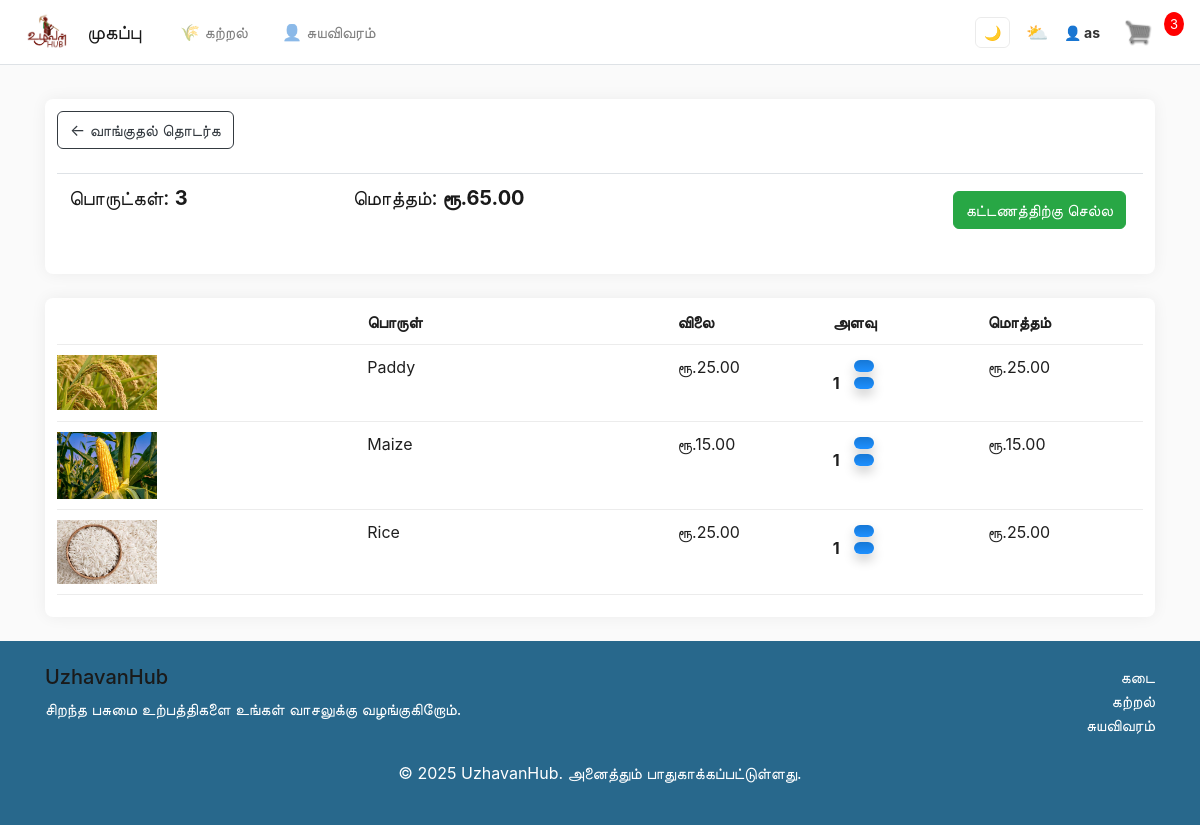
The app's page /cart/ (signed in) with its own data.
### store/models.py (models this page shows, shortened)
class Order(models.Model):
	customer = models.ForeignKey(Customer, on_delete=models.SET_NULL, null=True, blank=True)
	date_ordered = models.DateTimeField(auto_now_add=True)
	complete = models.BooleanField(default=False)
	transaction_id = models.CharField(max_length=100, null=True)
	@property
	def get_cart_total(self):
		orderitems = self.orderitem_set.all()
		total = sum([item.get_total for item in orderitems])
		return total
	@property
	def get_cart_items(self):
		orderitems = self.orderitem_set.all()
		total = sum([item.quantity for item in orderitems])
		return total

class OrderItem(models.Model):
	product = models.ForeignKey(Product, on_delete=models.SET_NULL, null=True)
	order = models.ForeignKey(Order, on_delete=models.SET_NULL, null=True)
	quantity = models.IntegerField(default=0, null=True, blank=True)
	date_added = models.DateTimeField(auto_now_add=True)
	@property
	def get_total(self):
		total = self.product.price * self.quantity
		return total

class Product(models.Model):
	name = models.CharField(max_length=200)
	price = models.FloatField()
	digital = models.BooleanField(default=False,null=True, blank=True)
	image = models.ImageField(null=True, blank=True)
	@property
	def imageURL(self):
		try:
			url = self.image.url
		except:
			url = ''
		return url

### store/views.py (the view)
# urls.py: path('cart/', views.cart, name="cart"),
def cart(request):
    data = cartData(request)
    cartItems = data['cartItems']
    order = data['order']
    items = data['items']
    if request.user.is_authenticated:
        try:
            customer = request.user.customer
        except ObjectDoesNotExist:
            customer = Customer.objects.create(user=request.user)
    context = {'items': items, 'order': order, 'cartItems': cartItems}
    return render(request, 'store/cart.html', context)

### store/utils.py (called while the page is built)
def cartData(request):
	if request.user.is_authenticated:
		customer = request.user.customer
		order, created = Order.objects.get_or_create(customer=customer, complete=False)
		items = order.orderitem_set.all()
		cartItems = order.get_cart_items
	else:
		cookieData = cookieCart(request)
		cartItems = cookieData['cartItems']
		order = cookieData['order']
		items = cookieData['items']
	return {'cartItems':cartItems ,'order':order, 'items':items}

### store/templates/store/cart.html
{% extends 'store/main.html' %}
{% load static %}
{% block content %}
	<div class="row">
		<div class="col-lg-12">
			<div class="box-element">
				<a  class="btn btn-outline-dark" href="{% url 'store' %}">&#x2190; வாங்குதல் தொடர்க</a>
				<br>
				<br>
				<table class="table">
					<tr>
						<th><h5>பொருட்கள்: <strong>{{order.get_cart_items}}</strong></h5></th>
						<th><h5>மொத்தம்:<strong> ரூ.{{order.get_cart_total|floatformat:2}}</strong></h5></th>
						<th>
							<a  style="float:right; margin:5px;" class="btn btn-success" href="{% url 'checkout' %}">கட்டணத்திற்கு செல்ல</a>
						</th>
					</tr>
				</table>
			</div>
			<br>
			<div class="box-element">
				<div class="cart-row">
					<div style="flex:2"></div>
					<div style="flex:2"><strong>பொருள்</strong></div>
					<div style="flex:1"><strong>விலை</strong></div>
					<div style="flex:1"><strong>அளவு</strong></div>
					<div style="flex:1"><strong>மொத்தம்</strong></div>
				</div>
				{% for item in items %}
				<div class="cart-row">
					<div style="flex:2"><img class="row-image" src="{{item.product.imageURL}}"></div>
					<div style="flex:2"><p>{{item.product.name}}</p></div>
					<div style="flex:1"><p>ரூ.{{item.product.price|floatformat:2}}</p></div>
					<div style="flex:1">
						<p class="quantity">{{item.quantity}}</p>
						<div class="quantity">
							<img data-product="{{item.product.id}}" data-action="add" class="chg-quantity update-cart" src="{% static  'images/arrow-up.png' %}">
							<img data-product="{{item.product.id}}" data-action="remove" class="chg-quantity update-cart" src="{% static  'images/arrow-down.png' %}">
						</div>
					</div>
					<div style="flex:1"><p>ரூ.{{item.get_total|floatformat:2}}</p></div>
				</div>
				{% endfor %}
			</div>
		</div>
	</div>
{% endblock content %}

### store/templates/store/main.html (shortened to what this page needs)
<!DOCTYPE html>
{% load static %}
<html>
<head>
	<link rel="stylesheet" href="https://stackpath.bootstrapcdn.com/bootstrap/4.4.1/css/bootstrap.min.css">
	<link rel="stylesheet" type="text/css" href="{% static 'css/main.css' %}">
</head>
<body>
	<nav class="navbar navbar-expand-lg navbar-light bg-white border-bottom">
		<a class="navbar-brand" href="{% url 'store' %}" style="margin-left: 10px; margin-right:10px">
				<img id="navbar-icon" src="{% static 'images/Icon.jpeg' %}" alt="UzhavanHub" style="height:38px;">
		</a>
		<a class="navbar-brand" href="{% url 'store' %}" style="margin-left: 10px; margin-right: 30px; width: 50px">முகப்பு</a>
	  <div class="collapse navbar-collapse" id="navbarSupportedContent">
						<ul class="navbar-nav mr-auto nav-spacing">
							<li class="nav-item">
								<a class="nav-link learn-link" href="{% url 'learning' %}">🌾 கற்றல்</a>
							</li>
					<li class="nav-item">
						<a class="nav-link" href="{% url 'profile' %}">👤 சுயவிவரம்</a>
					</li>
				</ul>
		<div class="form-inline align-items-center">
			<button id="theme-toggle" class="btn btn-sm btn-outline-secondary mr-2" title="இருட்டு/ஒளி முறை">🌙</button>
			<button id="weather-btn" class="btn btn-sm btn-outline-secondary mr-2" title="天気情報" style="font-size:18px; padding: 4px 8px; border: none; background: none;">
				⛅
			</button>
			{% if request.user.is_authenticated %}
			<span class="navbar-text mr-3 navbar-username" style="font-size: 14px; color: #333;">
				👤 {{ request.user.first_name|default:request.user.username }}
			</span>
			{% endif %}
	    	<a href="{% url 'cart' %}">
	    		<img  id="cart-icon" src="{% static 'images/cart.png' %}">
	    	</a>
	    	<p id="cart-total">{{cartItems}}</p>
	    </div>
	  </div>
	</nav>
	<div class="container">
	    <br>
	    {% block content %}
	    {% endblock content %}
	</div>
	<footer class="bg-dark text-white mt-4">
	    <div class="container py-4">
	        <div class="row">
				<div class="col-md-6">
				<h5>UzhavanHub</h5>
				<p>சிறந்த பசுமை உற்பத்திகளை உங்கள் வாசலுக்கு வழங்குகிறோம்.</p>
			</div>
	            <div class="col-md-6 text-md-right">
	                <ul class="list-unstyled">
						<li><a href="{% url 'store' %}" class="text-white">கடை</a></li>
						<li><a href="{% url 'learning' %}" class="text-white">கற்றல்</a></li>
						<li><a href="{% url 'profile' %}" class="text-white">சுயவிவரம்</a></li>
	                </ul>
	            </div>
	        </div>
	        <div class="text-center mt-2">
				<p>&copy; 2025 UzhavanHub. அனைத்தும் பாதுகாக்கப்பட்டுள்ளது.</p>
	        </div>
	    </div>
	</footer>
</body>
</html>

### static/css/main.css (style rules this page uses)
body { background-color: var(--bg); color: var(--fg); }
h1,h2,h3,h4,h5,h6 { color:var(--fg-heading); }
.box-element { box-shadow: var(--card-shadow) 0 0 16px; background-color: var(--card-bg); border-radius: 8px; padding: 12px; }
.bg-dark { background-color: #28688C!important; }
#cart-icon { width:28px; display: inline-block; margin-left: 8px; margin-right: 8px; }
#cart-total { display: inline-block; vertical-align: middle; text-align: center; color:#fff; background-color: red; width: 20px; height: 24px; line-height: 24px; border-radius: 50%; font-size: 13px; margin-left: 4px; }
.navbar .form-inline img#cart-icon, .navbar .form-inline img#navbar-icon { filter: brightness(0.55) saturate(0.9); opacity: 0.95; }
.navbar .form-inline #theme-toggle { color: #222; border-color: rgba(0,0,0,0.08); }
.col-lg-4, .col-lg-6, .col-lg-8, .col-lg-12 { margin-top: 10px; }
.btn { border-radius: 6px; }
:root { --bg: hsl(0,0%,98%); --fg: hsl(0,0%,12%); --fg-heading: hsl(0,0%,10%); --card-bg: #fff; --card-shadow: rgba(0,0,0,0.06); --accent: #1e90ff; --accent-strong: #1678d6; --muted: rgba(0,0,0,0.6); }
.nav-spacing .nav-item { margin-right: 18px; }
.nav-spacing .nav-item:last-child { margin-right: 0; }
.learn-link { margin-left: 5px; }
.navbar-username { font-weight: 700; transition: color 0.15s ease, transform 0.12s ease; cursor: default; }
.row-image { width: 100px; }
.cart-row { display: flex; align-items: flex-stretch; padding-bottom: 10px; margin-bottom: 10px; border-bottom: 1px solid #ececec; }
.quantity { display: inline-block; font-weight: 700; padding-right:10px; }
.chg-quantity { width: 12px; cursor: pointer; background: linear-gradient(180deg,var(--accent-strong),var(--accent)); color: #04121a; padding: 6px 10px; border-radius: 999px; font-weight: 700; box-shadow: 0 6px 12px rgba(0,0,0,0.2); display: block; margin-top: 5px; transition:.1s; }

### records on screen
Order: get_cart_items "3", get_cart_total "65.00"
OrderItem: product.imageURL (picture), product.name "Paddy", product.price "25.00", quantity "1", get_total "25.00"
OrderItem: product.imageURL (picture), product.name "Maize", product.price "15.00", quantity "1", get_total "15.00"
OrderItem: product.imageURL (picture), product.name "Rice", product.price "25.00", quantity "1", get_total "25.00"

### other values on screen
{{ request.user.first_name|default:request.user.username }} "as"
{{ cartItems }} "3"
